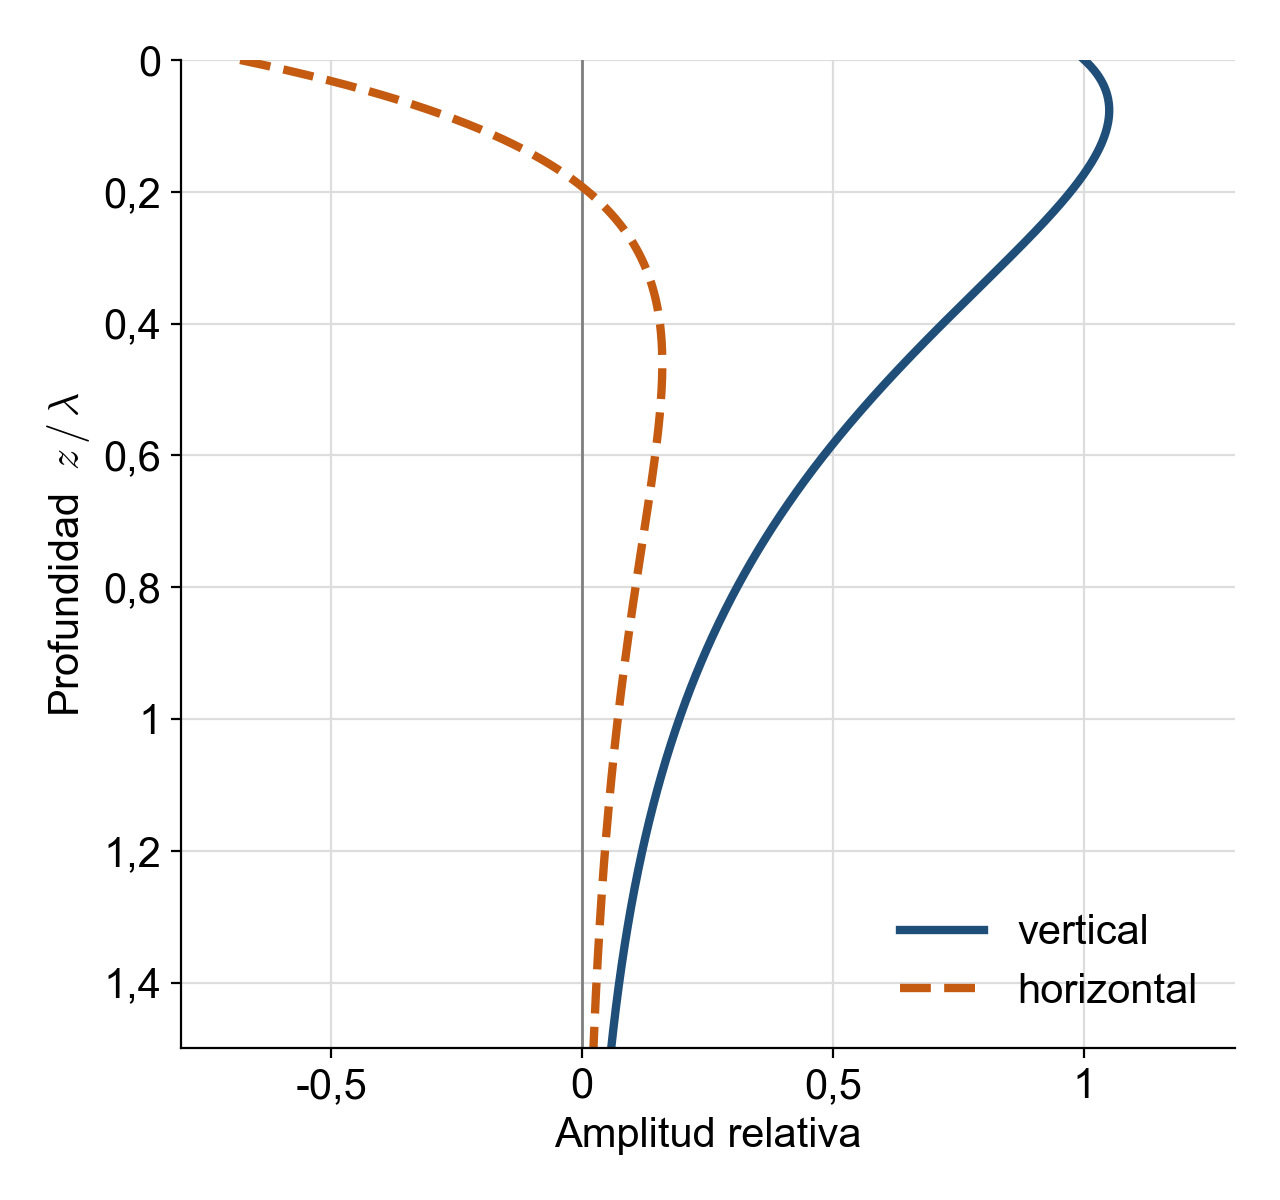

Here is the Python script that generated this plot:
"""Amplitud de la onda Rayleigh con la profundidad en un semiespacio homogéneo (nu = 0,25).
Solución clásica de Lamb: q = sqrt(1 - c²/Vp²), s = sqrt(1 - c²/Vs²), k = 2*pi/lambda.
u(z) ∝ -exp(-q k z) + 2 q s/(1+s²) exp(-s k z)   (horizontal)
w(z) ∝ -q exp(-q k z) + 2 q/(1+s²) exp(-s k z)   (vertical)
Como en Foti et al. (2014), cap. 2, fig. 2.16 (cualitativa); aquí calculada."""
import numpy as np
from scipy.optimize import brentq
import matplotlib
matplotlib.use("Agg")
import matplotlib.pyplot as plt
import matplotlib.ticker

NAVY, ORANGE, GRAY = "#1F4E79", "#C55A11", "#7F7F7F"
plt.rcParams.update({"font.family": "Arial", "font.size": 15, "mathtext.fontset": "cm"})

nu = 0.25
kappa2 = 2 * (1 - nu) / (1 - 2 * nu)          # (Vp/Vs)²
f = lambda x: (2 - x) ** 2 - 4 * np.sqrt(1 - x / kappa2) * np.sqrt(1 - x)   # x = (c/Vs)²
x = brentq(f, 0.5, 0.99)
q, s = np.sqrt(1 - x / kappa2), np.sqrt(1 - x)
z = np.linspace(0, 1.5, 600)                  # z / lambda
k = 2 * np.pi
u = -np.exp(-q * k * z) + 2 * q * s / (1 + s * s) * np.exp(-s * k * z)
w = -q * np.exp(-q * k * z) + 2 * q / (1 + s * s) * np.exp(-s * k * z)
u, w = u / abs(w[0]), w / abs(w[0])
print(f"c/Vs = {np.sqrt(x):.4f}; |w/u| en superficie = {abs(w[0] / u[0]):.2f}; u cambia de signo en z/λ = {z[np.argmax(np.sign(u) != np.sign(u[0]))]:.3f}")

fig, ax = plt.subplots(figsize=(6.4, 6), dpi=200)
ax.axvline(0, color=GRAY, lw=1)
ax.plot(abs(w[0]) * w / w[0], z, color=NAVY, lw=3, label="vertical")
ax.plot(u * np.sign(w[0]) * np.sign(w[0]), z, color=ORANGE, lw=3, ls="--", label="horizontal")
ax.invert_yaxis(); ax.set_ylim(1.5, 0); ax.set_xlim(-0.8, 1.3)
ax.set_xlabel("Amplitud relativa"); ax.set_ylabel(r"Profundidad  $z\,/\,\lambda$")
fmt = matplotlib.ticker.FuncFormatter(lambda v, _: f"{v:g}".replace(".", ","))
ax.xaxis.set_major_formatter(fmt); ax.yaxis.set_major_formatter(fmt)
ax.legend(frameon=False, loc="lower right")
for sp in ("top", "right"): ax.spines[sp].set_visible(False)
ax.grid(True, color="#DDDDDD", lw=0.8)
fig.tight_layout(); fig.savefig(__file__.replace(".py", ".png"))
